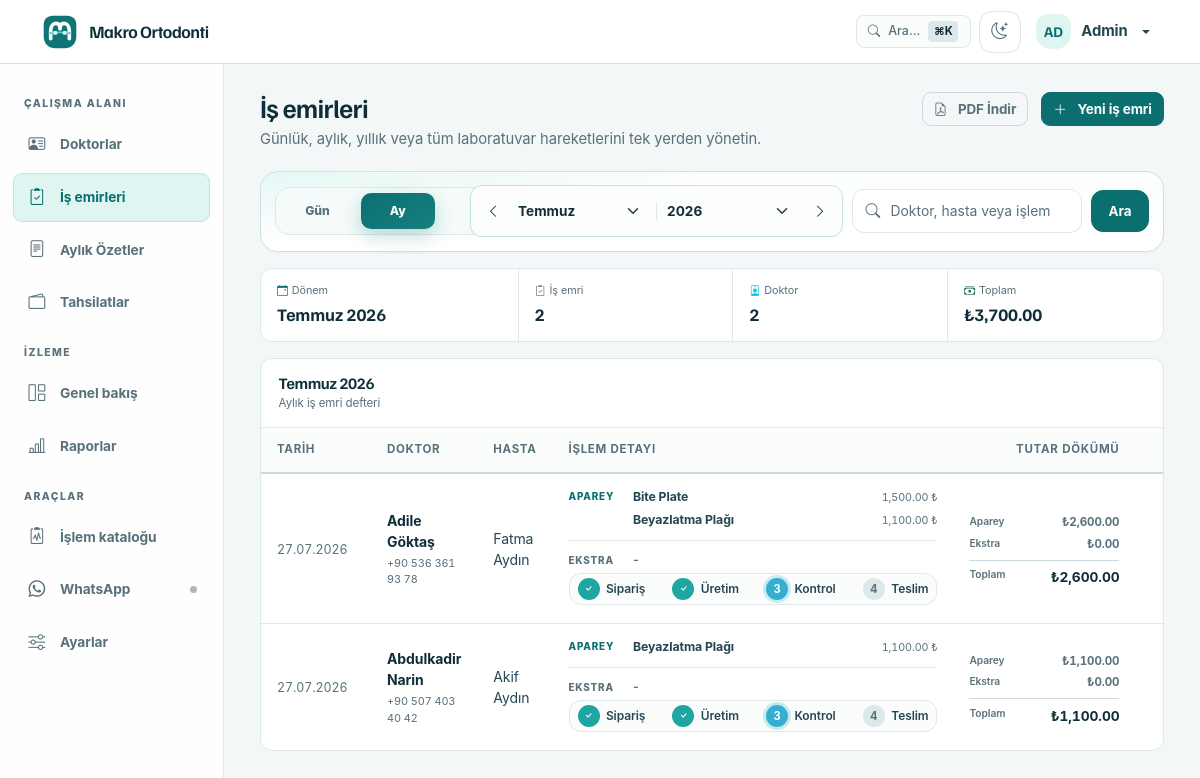
The page /parties/work-orders (signed in) on the database its author committed.
### app/models/models.py (models this page shows, shortened)
class User(UserMixin, Base, TimestampMixin):
    __tablename__ = "users"
    id: Mapped[int] = mapped_column(Integer, primary_key=True, autoincrement=True)
    username: Mapped[str] = mapped_column(String(50), nullable=False, unique=True, index=True)
    password_hash: Mapped[str] = mapped_column(String(256), nullable=False)
    full_name: Mapped[str] = mapped_column(String(150), nullable=False)
    role: Mapped[str] = mapped_column(String(20), nullable=False, default="staff", index=True)
    is_active: Mapped[bool] = mapped_column(Boolean, default=True, nullable=False)
    last_login: Mapped[datetime | None] = mapped_column(DateTime, nullable=True)
    api_token_hash: Mapped[str | None] = mapped_column(String(64), nullable=True, unique=True, index=True)
    ROLE_ADMIN = "admin"
    ROLE_STAFF = "staff"
    VALID_ROLES = [ROLE_ADMIN, ROLE_STAFF]

class WorkOrder(Base, TimestampMixin):
    __tablename__ = "work_orders"
    id: Mapped[int] = mapped_column(Integer, primary_key=True, autoincrement=True)
    party_id: Mapped[int] = mapped_column(ForeignKey("parties.id"), nullable=False, index=True)
    work_date: Mapped[date] = mapped_column(nullable=False, index=True)
    apparatus_type: Mapped[str] = mapped_column(Text, nullable=False)
    extra_addons: Mapped[str | None] = mapped_column(Text, nullable=True)
    patient_name: Mapped[str] = mapped_column(String(200), nullable=False)
    apparatus_price: Mapped[Decimal] = mapped_column(Numeric(12, 2), nullable=False, default=Decimal("0.00"))
    extra_price: Mapped[Decimal] = mapped_column(Numeric(12, 2), nullable=False, default=Decimal("0.00"))
    total_price: Mapped[Decimal] = mapped_column(Numeric(12, 2), nullable=False, default=Decimal("0.00"))
    exchange_rate_applied: Mapped[Decimal | None] = mapped_column(Numeric(12, 4), nullable=True)
    notes: Mapped[str | None] = mapped_column(Text, nullable=True)
    party: Mapped["Party"] = relationship(lazy="selectin")

class Party(Base, TimestampMixin):
    __tablename__ = "parties"
    id: Mapped[int] = mapped_column(Integer, primary_key=True, autoincrement=True)
    party_type: Mapped[str] = mapped_column(
        SQLEnum(PartyType), nullable=False, default=PartyType.DENTIST, index=True
    )
    name: Mapped[str] = mapped_column(String(200), nullable=False)  # full name or company name
    phone: Mapped[str | None] = mapped_column(String(20), nullable=True, index=True)
    email: Mapped[str | None] = mapped_column(String(200), nullable=True)
    address: Mapped[str | None] = mapped_column(Text, nullable=True)
    tax_id: Mapped[str | None] = mapped_column(String(50), nullable=True)  # TC Kimlik / Vergi No
    notes: Mapped[str | None] = mapped_column(Text, nullable=True)
    is_active: Mapped[bool] = mapped_column(Boolean, default=True, nullable=False, index=True)
    previous_balance: Mapped[Decimal] = mapped_column(Numeric(12, 2), default=Decimal("0.00"), nullable=False)
    applies_kdv: Mapped[bool] = mapped_column(Boolean, default=False, nullable=False, index=True)
    first_name: Mapped[str | None] = mapped_column(String(100), nullable=True)
    last_name: Mapped[str | None] = mapped_column(String(100), nullable=True)
    date_of_birth: Mapped[date | None] = mapped_column(nullable=True)
    treatment_status: Mapped[str] = mapped_column(
        String(30), default="active", nullable=False, index=True
    )
    contact_person: Mapped[str | None] = mapped_column(String(150), nullable=True)
    contact_phone: Mapped[str | None] = mapped_column(String(20), nullable=True)
    referred_by_id: Mapped[int | None] = mapped_column(Integer, ForeignKey("parties.id"), nullable=True, index=True)
    referred_by = relationship("Party", remote_side="Party.id", foreign_keys=[referred_by_id], lazy="selectin")
    invoices: Mapped[list["Invoice"]] = relationship(
        back_populates="party", lazy="selectin"
    )
    patient: Mapped["Patient"] = relationship(
        back_populates="party", uselist=False, lazy="selectin"
    )
    treatments: Mapped[list["PatientTreatment"]] = relationship(
        back_populates="party", lazy="selectin"
    )
    work_orders: Mapped[list["WorkOrder"]] = relationship(
        back_populates="party", lazy="selectin"
    )
    __table_args__ = (
        UniqueConstraint("name", "phone", "party_type", name="uq_party_identity"),
    )
    @property
    def display_name(self) -> str:
        return self.name

### app/routes/parties.py (the view)
@parties_bp.route("/work-orders", strict_slashes=False)
@login_required
@permissions_required("clinical.view")
def list_work_orders():
    data = _resolve_work_order_query(request.args)
    return render_template("work_orders/list.html", **data)

### app/templates/work_orders/list.html (shortened to what this page needs)
{% extends "base.html" %}
{% block content %}
<header class="workspace-header">
    <div><h1>İş emirleri</h1><p>Günlük, aylık, yıllık veya tüm laboratuvar hareketlerini tek yerden yönetin.</p></div>
    <div class="workspace-actions">
        <a href="{{ url_for('parties.export_work_orders_pdf', view=view, date=selected_date.isoformat() if selected_date else '', year=year, month=month, search=search) }}" class="btn btn-outline-secondary btn-sm me-1" target="_blank">
            <i class="bi bi-file-earmark-pdf me-1" aria-hidden="true"></i>PDF İndir
        </a>
        <a href="{{ url_for('parties.list_parties') }}" class="btn btn-primary btn-sm"><i class="bi bi-plus-lg me-1" aria-hidden="true"></i>Yeni iş emri</a>
    </div>
</header>
<div class="workorder-period-bar">
    <nav class="period-switch" aria-label="İş emri dönemi">
        <a href="{{ url_for('parties.list_work_orders', view='day', date=today.isoformat(), search=search) }}" class="{% if view == 'day' %}active{% endif %}">Gün</a>
        <a href="{{ url_for('parties.list_work_orders', view='month', year=today.year, month=today.month, search=search) }}" class="{% if view == 'month' %}active{% endif %}">Ay</a>
        <a href="{{ url_for('parties.list_work_orders', view='year', year=today.year, search=search) }}" class="{% if view == 'year' %}active{% endif %}">Yıl</a>
        <a href="{{ url_for('parties.list_work_orders', view='all', search=search) }}" class="{% if view == 'all' %}active{% endif %}">Tümü</a>
    </nav>
    <form method="GET" action="{{ url_for('parties.list_work_orders') }}" class="workorder-period-form">
        {% if view == 'day' %}
        <div class="period-stepper-group">
            <a href="{{ url_for('parties.list_work_orders', view='day', date=previous_date, search=search) }}" class="btn-stepper" title="Önceki Gün"><i class="bi bi-chevron-left"></i></a>
            <input class="form-control stepper-control" type="date" id="workorder-date" name="date" value="{{ selected_date.isoformat() }}" onchange="this.form.submit()">
            <a href="{{ url_for('parties.list_work_orders', view='day', date=next_date, search=search) }}" class="btn-stepper" title="Sonraki Gün"><i class="bi bi-chevron-right"></i></a>
        </div>
        {% elif view == 'all' %}
        <div class="period-stepper-group">
            <span class="px-3 text-muted fw-semibold" style="font-size: 13px;">Tüm Zamanlar</span>
        </div>
        {% else %}
        <div class="period-stepper-group">
            <a href="{{ url_for('parties.list_work_orders', view='month', year=previous_year, month=previous_month, search=search) }}" class="btn-stepper" title="Önceki Ay"><i class="bi bi-chevron-left"></i></a>
            <select class="form-select stepper-control" id="workorder-month" name="month" onchange="this.form.submit()">
                {% for month_number, month_name in months %}<option value="{{ month_number }}" {% if month_number == month %}selected{% endif %}>{{ month_name }}</option>{% endfor %}
            </select>
            <select class="form-select stepper-control" id="workorder-year" name="year" onchange="this.form.submit()">
                {% for option_year in years %}<option value="{{ option_year }}" {% if option_year == year %}selected{% endif %}>{{ option_year }}</option>{% endfor %}
            </select>
            <a href="{{ url_for('parties.list_work_orders', view='month', year=next_year, month=next_month, search=search) }}" class="btn-stepper" title="Sonraki Ay"><i class="bi bi-chevron-right"></i></a>
        </div>
        {% endif %}
        <div class="workorder-search">
            <input class="form-control" type="search" id="workorder-search" name="search" value="{{ search }}" placeholder="Doktor, hasta veya işlem ara">
        </div>
        <button type="submit" class="btn btn-sm btn-primary">Ara</button>
    </form>
</div>
<div class="summary-line workorder-summary" aria-label="{{ period_label }} özeti">
    <div><span><i class="bi bi-calendar-event text-primary me-1" aria-hidden="true"></i>Dönem</span><strong>{{ period_label }}</strong></div>
    <div><span><i class="bi bi-clipboard2-check text-secondary me-1" aria-hidden="true"></i>İş emri</span><strong>{{ work_orders|length }}</strong></div>
    <div><span><i class="bi bi-person-badge text-info me-1" aria-hidden="true"></i>Doktor</span><strong>{{ doctor_count }}</strong></div>
    <div><span><i class="bi bi-cash-stack text-success me-1" aria-hidden="true"></i>Toplam</span><strong>₺{{ "{:,.2f}".format(period_total) }}</strong></div>
</div>
<section class="work-panel" aria-labelledby="workorder-ledger-title">
    <div class="work-panel__header">
        <div><h2 id="workorder-ledger-title">{{ period_label }}</h2><p>{{ 'Günlük' if view == 'day' else ('Yıllık' if view == 'year' else ('Tüm zamanlar' if view == 'all' else 'Aylık')) }} iş emri defteri{% if search %} · “{{ search }}” için {{ work_orders|length }} sonuç{% endif %}</p></div>
    </div>
    <div class="table-responsive">
        <table class="table table-hover align-middle workorder-ledger">
            <thead>
                <tr>
                    <th class="text-start col-w-date">Tarih</th>
                    <th class="text-start">Doktor</th>
                    <th class="text-start">Hasta</th>
                    <th class="text-start">İşlem detayı</th>
                    <th class="text-end">Tutar dökümü</th>
                    <th class="text-end col-w-actions">İşlem</th>
                </tr>
            </thead>
            <tbody>
                {% for wo in work_orders %}
                <tr>
                    <td class="text-start col-w-date"><time class="workorder-date" datetime="{{ wo.work_date.isoformat() }}">{{ wo.work_date.strftime('%d.%m.%Y') }}</time></td>
                    <td>
                        <a href="{{ url_for('parties.detail_party', party_id=wo.party_id) }}">{{ wo.party.display_name if wo.party else '—' }}</a>
                        {% if wo.party and wo.party.phone %}<small class="workorder-doctor-phone">{{ wo.party.phone|phone_display }}</small>{% endif %}
                    </td>
                    <td>{{ wo.patient_name }}</td>
                    <td class="workorder-detail-cell">
                        {% set items = wo.apparatus_type|fromjson %}
                        <div class="workorder-line-group">
                            <span class="workorder-line-label">Aparey</span>
                            <div class="workorder-line-list">
                        {% if items is iterable and items is not string and items|length > 0 %}
                                {% for item in items %}
                                <div class="workorder-line-item">
                                    <strong>{{ item.name if item is mapping else item }}</strong>
                                    {% if item is mapping %}<small>{{ "{:,.2f}".format(item.price|float) }} {{ item.currency|currency_symbol }}</small>{% endif %}
                                </div>
                                {% endfor %}
                        {% else %}<div class="workorder-line-item"><strong>{{ wo.apparatus_type }}</strong></div>{% endif %}
                            </div>
                        </div>
                        {% set extra_value = wo.extra_addons|clean_optional %}
                        {% set extras = extra_value|fromjson %}
                        <div class="workorder-line-group workorder-line-group--extra">
                            <span class="workorder-line-label">Ekstra</span>
                            <div class="workorder-line-list">
                                {% if extras is iterable and extras is not string and extras|length > 0 %}
                                    {% for extra in extras %}
                                    <div class="workorder-line-item">
                                        <strong>{{ extra.name if extra is mapping else extra }}</strong>
                                        {% if extra is mapping %}<small>{{ "{:,.2f}".format(extra.price|float) }} {{ extra.currency|currency_symbol }}</small>{% endif %}
                                    </div>
                                    {% endfor %}
                                {% elif extra_value %}<div class="workorder-line-item"><strong>{{ extra_value }}</strong></div>
                                {% else %}<div class="workorder-line-item workorder-line-item--empty"><strong>-</strong></div>{% endif %}
                            </div>
                        </div>
                        {% set note_value = wo.notes|clean_optional %}
                        <div class="stepper-bar my-1 py-1 px-2" style="font-size: 0.72rem;">
                            <div class="stepper-step stepper-step--completed"><span class="stepper-badge"><i class="bi bi-check"></i></span><span class="stepper-label">Sipariş</span></div>
                            <div class="stepper-step stepper-step--completed"><span class="stepper-badge"><i class="bi bi-check"></i></span><span class="stepper-label">Üretim</span></div>
                            <div class="stepper-step stepper-step--active"><span class="stepper-badge">3</span><span class="stepper-label">Kontrol</span></div>
                            <div class="stepper-step stepper-step--pending"><span class="stepper-badge">4</span><span class="stepper-label">Teslim</span></div>
                        </div>
                    </td>
                    <td class="text-end">
                        <div class="workorder-amounts">
                            <span><small>Aparey</small><b>₺{{ "{:,.2f}".format(wo.apparatus_price) }}</b></span>
                            <span><small>Ekstra</small><b>₺{{ "{:,.2f}".format(wo.extra_price) }}</b></span>
                            <strong><small>Toplam</small>₺{{ "{:,.2f}".format(wo.total_price) }}</strong>
                        </div>
                    </td>
                    <td class="text-end workorder-row-actions">
                    </td>
                </tr>
                {% endfor %}
            </tbody>
        </table>
    </div>
</section>
{% endblock %}

### app/templates/components/navbar.html (shortened to what this page needs)
<nav class="navbar fixed-top" aria-label="Üst menü">
    <div class="container-fluid">
        <a class="navbar-brand d-flex align-items-center" href="{{ url_for('dashboard.index') }}" aria-label="{{ clinic_name }} ana sayfa">
            <span class="brand-mark" aria-hidden="true"></span>
            <span class="brand-copy"><span>{{ clinic_name }}</span></span>
        </a>
        <ul class="navbar-nav ms-auto flex-row align-items-center gap-2">
                {% if current_user.is_authenticated %}
                <li class="nav-item">
                    <button class="cmd-k-trigger" type="button" data-bs-toggle="modal" data-bs-target="#commandPaletteModal" title="Hızlı Arama (Cmd+K)">
                        <i class="bi bi-search"></i>
                        <span class="d-none d-sm-inline">Ara...</span>
                        <span class="cmd-k-badge">⌘K</span>
                    </button>
                </li>
                <li class="nav-item">
                    <button class="theme-toggle" type="button" aria-label="Tema değiştir" title="Açık/Koyu tema">
                        <i class="bi bi-moon-stars" aria-hidden="true"></i>
                    </button>
                </li>
                <li class="nav-item dropdown">
                    <a class="nav-link dropdown-toggle user-menu" href="#" data-bs-toggle="dropdown" aria-expanded="false" aria-label="{{ current_user.full_name }} kullanıcı menüsü">
                        <span class="user-avatar" aria-hidden="true">{{ current_user.full_name[:2]|upper }}</span>
                        <span class="user-name">{{ current_user.full_name }}</span>
                    </a>
                </li>
                {% endif %}
        </ul>
    </div>
</nav>

### rows shown on the page
User: full_name "AD", full_name "Admin"
WorkOrder: work_date "27.07.2026", party "Adile Göktaş", party.phone "+90 536 361 93 78", patient_name "Fatma Aydın", name "Bite Plate" "Beyazlatma Plağı", price "1,500.00" "1,100.00", currency "₺" "₺", apparatus_price "2,600.00", extra_price "0.00", total_price "2,600.00"
WorkOrder: work_date "27.07.2026", party "Abdulkadir Narin", party.phone "+90 507 403 40 42", patient_name "Akif Aydın", name "Beyazlatma Plağı", price "1,100.00", currency "₺", apparatus_price "1,100.00", extra_price "0.00", total_price "1,100.00"

### other values the page prints
{{ clinic_name }} "Makro Ortodonti"
{{ period_label }} "Temmuz 2026"
{{ work_orders|length }} "2"
{{ doctor_count }} "2"
{{ "{:,.2f}".format(period_total) }} "3,700.00"
form field month "Temmuz"
form field year "2026"
